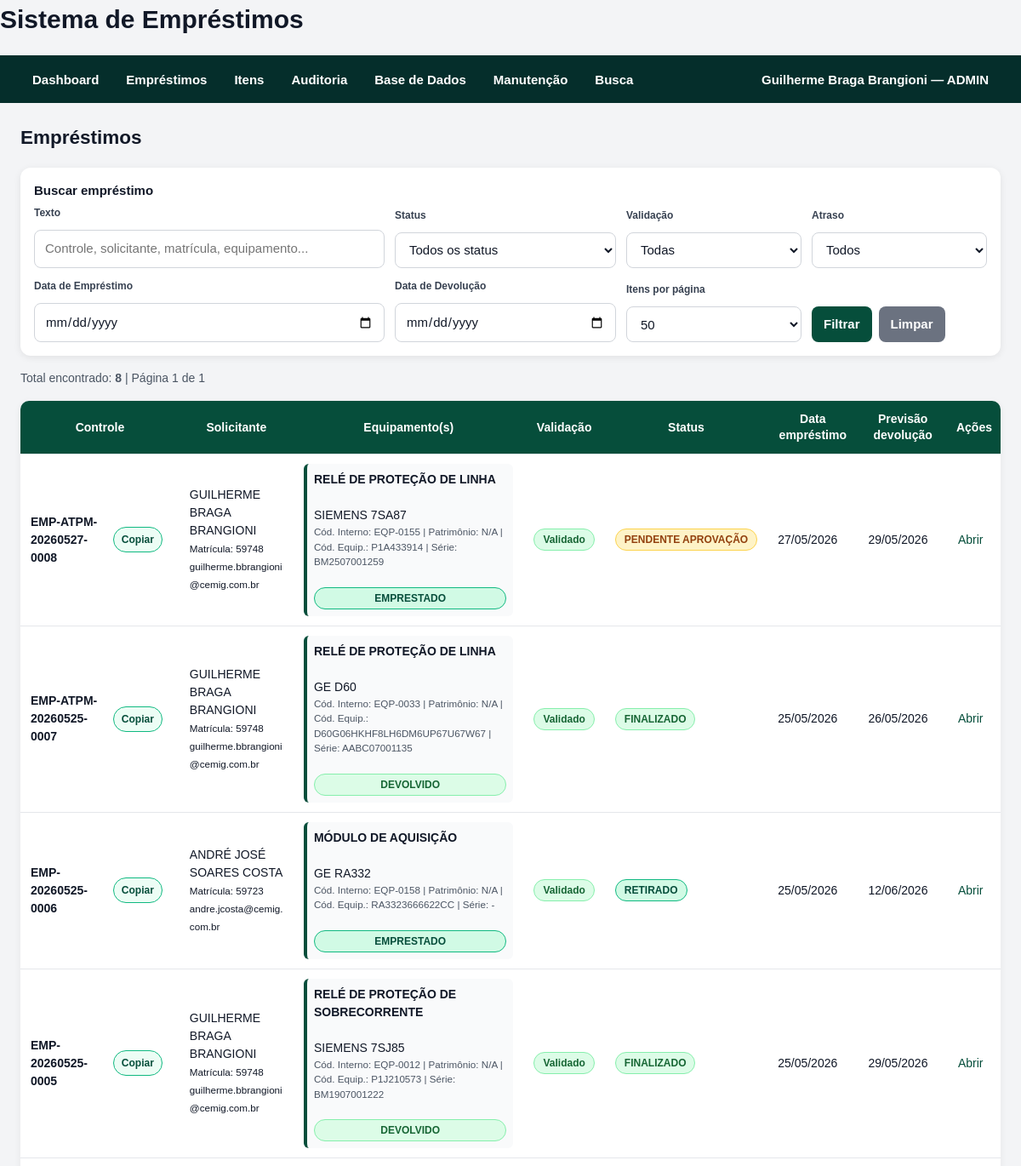
Before: /emprestimos/ (signed in, upper part) with the older database file.
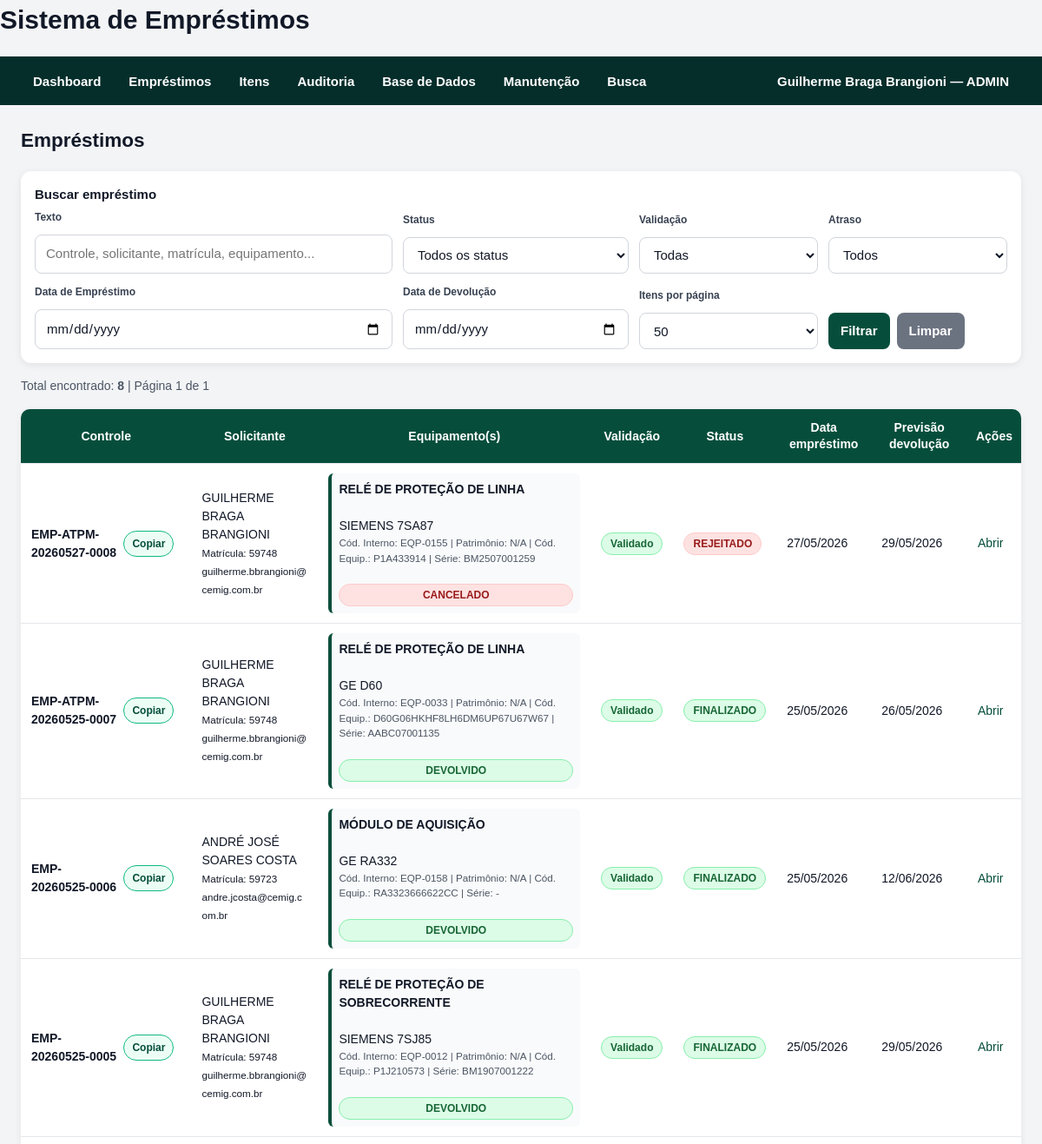
After: the same page with the newer database file.
### models/loan_item.py (models this page shows)
class LoanItem(db.Model):
    __tablename__ = "loan_items"
    id = db.Column(db.Integer, primary_key=True)
    loan_id = db.Column(db.Integer, db.ForeignKey("loans.id"), nullable=False)
    equipment_id = db.Column(db.Integer, db.ForeignKey("equipments.id"))
    consumable_id = db.Column(db.Integer, db.ForeignKey("consumables.id"))
    tipo_item = db.Column(db.String(100), nullable=False)
    quantidade = db.Column(db.Integer, default=1)
    quantidade_devolvida = db.Column(db.Integer, default=0)
    status = db.Column(db.String(100), default="EMPRESTADO")
    devolvido_em = db.Column(db.DateTime)
    devolvido_por = db.Column(db.String(255))
    image_path = db.Column(db.String(500))
    image_original_filename = db.Column(db.String(255))
    observacoes = db.Column(db.Text)
    created_at = db.Column(db.DateTime, default=datetime.utcnow)
    loan = db.relationship("Loan", back_populates="items")
    equipment = db.relationship("Equipment", back_populates="loan_items")
    consumable = db.relationship("Consumable", back_populates="loan_items")

### models/loan.py (models this page shows)
class Loan(db.Model):
    __tablename__ = "loans"
    id = db.Column(db.Integer, primary_key=True)
    numero_controle = db.Column(db.String(100), unique=True, index=True)
    user_id = db.Column(db.Integer, db.ForeignKey("users.id"), nullable=False)
    approver_id = db.Column(db.Integer, db.ForeignKey("approvers.id"), nullable=False)
    responsavel_entrega_nome = db.Column(db.String(255), nullable=False)
    responsavel_entrega_matricula = db.Column(db.String(100))
    responsavel_entrega_email = db.Column(db.String(255))
    status = db.Column(db.String(100), default="PENDENTE_APROVACAO", index=True)
    data_emprestimo = db.Column(db.DateTime)
    data_prevista_devolucao = db.Column(db.DateTime)
    data_real_devolucao = db.Column(db.DateTime)
    local_utilizacao = db.Column(db.String(255))
    aprovado = db.Column(db.Boolean, default=False)
    aprovado_em = db.Column(db.DateTime)
    rejeitado_em = db.Column(db.DateTime)
    motivo_rejeicao = db.Column(db.Text)
    approval_token = db.Column(db.Text)
    observacoes = db.Column(db.Text)
    notification_fixed_emails = db.Column(db.Text)      # E-mails fixos lidos do arquivo no momento da criação
    notification_extra_emails = db.Column(db.Text)      # E-mails adicionais digitados no momento do empréstimo
    notification_all_emails = db.Column(db.Text)        # União de Fixos + adicionais, preservada para auditoria
    created_at = db.Column(db.DateTime, default=datetime.utcnow)
    updated_at = db.Column(
        db.DateTime,
        default=datetime.utcnow,
        onupdate=datetime.utcnow,
    )
    user = db.relationship("User", back_populates="loans")
    approver = db.relationship("Approver", back_populates="loans")
    items = db.relationship(
        "LoanItem",
        back_populates="loan",
        lazy=True,
        cascade="all, delete-orphan",
    )
    renewals = db.relationship(
        "Renewal",
        back_populates="loan",
        lazy=True,
        cascade="all, delete-orphan",
    )

### models/user.py (models this page shows)
class User(db.Model):
    __tablename__ = "users"
    id = db.Column(db.Integer, primary_key=True)
    nome = db.Column(db.String(255), nullable=False)
    matricula = db.Column(db.String(100), nullable=False, index=True)
    email = db.Column(db.String(255), nullable=False)
    telefone = db.Column(db.String(100))
    gerencia = db.Column(db.String(255))
    regional = db.Column(db.String(255))
    equipe = db.Column(db.String(255))
    created_at = db.Column(db.DateTime, default=datetime.utcnow)
    loans = db.relationship("Loan", back_populates="user")

### models/equipment.py (models this page shows)
class Equipment(db.Model):
    __tablename__ = "equipments"
    id = db.Column(db.Integer, primary_key=True)
    codigo_interno = db.Column(db.String(100), unique=True, index=True)
    nome = db.Column(db.String(255), nullable=False)
    nome_normalizado = db.Column(db.String(255), nullable=False, index=True)
    fabricante = db.Column(db.String(255))
    modelo = db.Column(db.String(255))
    tipo_equipamento = db.Column(db.String(255))
    patrimonio = db.Column(db.String(255), index=True)
    codigo_equipamento = db.Column(db.String(255), index=True)
    serial = db.Column(db.String(255), index=True)
    categoria = db.Column(db.String(255))
    status = db.Column(db.String(50), default="DISPONIVEL", index=True)
    status_planilha = db.Column(db.String(255))
    regional = db.Column(db.String(255))
    data_inventario = db.Column(db.DateTime)
    local_armazenagem = db.Column(db.String(255))
    subestacao_origem = db.Column(db.String(255))
    emprestado_para_planilha = db.Column(db.String(255))
    data_emprestimo_planilha = db.Column(db.DateTime)
    validado = db.Column(db.Boolean, default=False)
    observacoes = db.Column(db.Text)
    created_at = db.Column(db.DateTime, default=datetime.utcnow)
    updated_at = db.Column(
        db.DateTime,
        default=datetime.utcnow,
        onupdate=datetime.utcnow,
    )
    loan_items = db.relationship("LoanItem", back_populates="equipment")

### routes/loan_routes.py (the view, shortened to what this page needs)
@loan_bp.route("/")
def list_loans():
    search_text = request.args.get("q", "").strip()
    status_filter = request.args.get("status", "").strip()
    validation_filter = request.args.get("validacao", "").strip()
    overdue_filter = request.args.get("atrasados", "").strip()
    date_from_text = request.args.get("data_inicio", "").strip()
    date_to_text = request.args.get("data_fim", "").strip()
    page = request.args.get("page", 1, type=int)
    per_page = request.args.get("per_page", 50, type=int)
    if per_page not in [25, 50, 100]:
        per_page = 50
    query = Loan.query
    if status_filter:
        query = query.filter(Loan.status == status_filter)
    date_from = _parse_date_filter(date_from_text)
    date_to = _parse_date_filter(date_to_text)
    if date_from:
        query = query.filter(Loan.data_emprestimo >= date_from)
    if date_to:
        query = query.filter(Loan.data_emprestimo <= date_to)
    if overdue_filter == "SIM":
        query = query.filter(Loan.status == LoanStatus.ATRASADO.value)
    loans_all = (
        query
        .options(*loan_full_options())
        .order_by(Loan.created_at.desc())
        .all()
    )
    if validation_filter == "PENDENTE":
        loans_all = [
            loan for loan in loans_all
            if _loan_has_pending_validation(loan)
        ]
    elif validation_filter == "VALIDADO":
        loans_all = [
            loan for loan in loans_all
            if not _loan_has_pending_validation(loan)
        ]
    total = len(loans_all)
    pages = max(ceil(total / per_page), 1)
    if page < 1:
        page = 1
    if page > pages:
        page = pages
    start = (page - 1) * per_page
    end = start + per_page
    loans = loans_all[start:end]
    pagination = {
        "page": page,
        "pages": pages,
        "total": total,
        "has_prev": page > 1,
        "has_next": page < pages,
        "prev_num": page - 1,
        "next_num": page + 1,
    }
    return render_template(
        "loan_list.html",
        loans=loans,
        pagination=pagination,
        search_text=search_text,
        status_filter=status_filter,
        validation_filter=validation_filter,
        overdue_filter=overdue_filter,
        date_from_text=date_from_text,
        date_to_text=date_to_text,
        per_page=per_page,
        status_options=[status.value for status in LoanStatus],
    )

### routes/loan_routes.py (called while the page is built)
def _parse_date_filter(value: str):
    value = str(value or "").strip()
    if not value:
        return None
    try:
        return datetime.strptime(value, "%Y-%m-%d")
    except ValueError:
        return None

### services/approval_service.py (called while the page is built, shortened)
    @staticmethod
    def count_pending_for_current_user() -> int:
        current_user = AuthService.get_current_user()
        if not current_user:
            return 0
        query = (
            Loan.query
            .join(Approver, Loan.approver_id == Approver.id)
            .filter(Loan.status == LoanStatus.PENDENTE_APROVACAO.value)
        )
        if current_user.role == UserRole.ADMIN.value:
            return query.count()

### services/auth_service.py (called while the page is built)
    @staticmethod
    def count_users() -> int:
        return SystemUser.query.count()

    @staticmethod
    def get_current_user() -> SystemUser | None:
        user_id = session.get(AuthService.SESSION_USER_ID_KEY)
        if not user_id:
            return None
        user = db.session.get(SystemUser, user_id)
        if not user or not user.active:
            AuthService.logout_user()
            return None
        return user

### utils/status_ui.py (called while the page is built)
def normalize_status(status: str) -> str:
    return str(status or "").strip().upper()

### templates/loan_list.html (shortened to what the changed rows need)
{% extends "base.html" %}
{% block content %}
<h2>Empréstimos</h2>
<table>
    <thead>
        <tr>
            <th>Controle</th>
            <th>Solicitante</th>
            <th>Equipamento(s)</th>
            <th>Validação</th>
            <th>Status</th>
            <th>Data empréstimo</th>
            <th>Previsão devolução</th>
            <th>Ações</th>
        </tr>
    </thead>
    <tbody>
        {% for loan in loans %}
            {% set ns = namespace(has_pending_validation=false) %}
            {% for item in loan.items %}
                {% if item.equipment and not item.equipment.validado %}
                    {% set ns.has_pending_validation = true %}
                {% endif %}
            {% endfor %}
            <tr>
                <td>
                    <div class="copy-control-wrapper">
                        <strong>{{ loan.numero_controle }}</strong>
                        <button
                            type="button"
                            class="copy-control-button"
                            onclick="copyToClipboard('{{ loan.numero_controle }}', 'copy-feedback-list-{{ loan.id }}')"
                        >
                            Copiar
                        </button>
                    </div>
                </td>
                <td>
                    {% if loan.user %}
                        {{ loan.user.nome }}
                        <br>
                        <small>Matrícula: {{ loan.user.matricula or "-" }}</small>
                        <br>
                        <small>{{ loan.user.email or "-" }}</small>
                    {% else %}
                        -
                    {% endif %}
                </td>
                <td>
                    {% if loan.items %}
                        {% for item in loan.items %}
                            {% if item.equipment %}
                                <div class="loan-equipment-summary">
                                    <strong>
                                        {{ item.equipment.tipo_equipamento or "EQUIPAMENTO" }}
                                    </strong>
                                    <br>
                                    {{ item.equipment.fabricante or "-" }}
                                    {{ item.equipment.modelo or "-" }}
                                    <br>
                                    <small>
                                        Cód. Interno:
                                        {{ item.equipment.codigo_interno or "-" }}
                                        |
                                        Patrimônio:
                                        {{ item.equipment.patrimonio or "-" }}
                                        |
                                        Cód. Equip.:
                                        {{ item.equipment.codigo_equipamento or "-" }}
                                        |
                                        Série:
                                        {{ item.equipment.serial or "-" }}
                                    </small>
                                    <br>
                                    <span class="status-badge {{ status_badge_class(item.status) }}">
                                        {{ format_status_label(item.status) }}
                                    </span>
                                </div>
                            {% endif %}
                        {% endfor %}
                    {% else %}
                        -
                    {% endif %}
                </td>
                <td>
                    {% if ns.has_pending_validation and loan.status not in ["FINALIZADO", "REJEITADO", "CANCELADO"] %}
                        <form
                            method="post"
                            action="{{ url_for('loan_bp.validate_loan_equipments', loan_id=loan.id) }}"
                            onsubmit="return confirm('Confirmar validação dos equipamentos do empréstimo {{ loan.numero_controle }}?');"
                        >
                            <button type="submit">
                                Validar
                            </button>
                        </form>
                    {% else %}
                        <span class="status-badge status-success">
                            Validado
                        </span>
                    {% endif %}
                </td>
                <td>
                    <span class="status-badge {{ status_badge_class(loan.status) }}">
                        {{ format_status_label(loan.status) }}
                    </span>
                </td>
                <td>
                    {{ loan.data_emprestimo.strftime("%d/%m/%Y") if loan.data_emprestimo else "-" }}
                </td>
                <td>
                    {{ loan.data_prevista_devolucao.strftime("%d/%m/%Y") if loan.data_prevista_devolucao else "-" }}
                </td>
                <td>
                    <a href="{{ url_for('loan_bp.loan_detail', loan_id=loan.id) }}">
                        Abrir
                    </a>
                </td>
            </tr>
        {% endfor %}
    </tbody>
</table>
{% endblock %}

Changed rows visible on the page:
changed Loan "EMP-ATPM-20260527-0008": status "PENDENTE APROVAÇÃO" → "REJEITADO"
changed LoanItem "7SA87": status "EMPRESTADO" → "CANCELADO"
changed Loan "EMP-20260525-0006": status "RETIRADO" → "FINALIZADO"
changed LoanItem "MÓDULO DE AQUISIÇÃO": status "EMPRESTADO" → "DEVOLVIDO"
